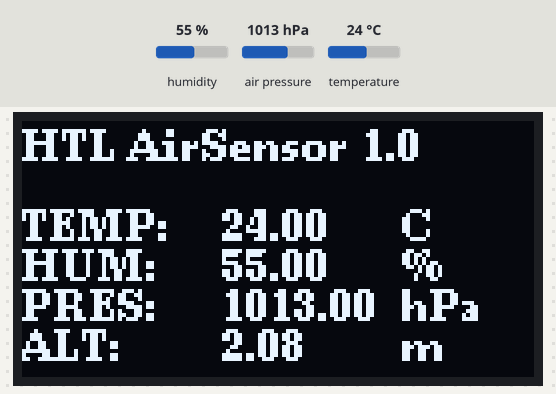
Recording of a program running on a simulated ESP32-C3. Parts: 128×64 one-colour display. The test bench sets the inputs (shaded band); at power-on: humidity 55 %, air pressure 1013 hPa, temperature 24 °C. What the program prints to the serial monitor is not drawn.

Above: at 4.8 s.
4.9 s: humidity set to 22 %
At 6.6 s:
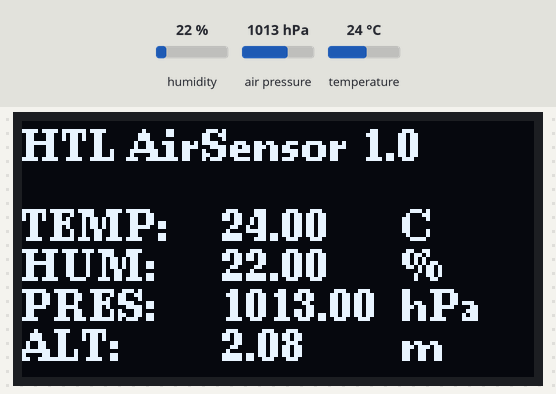
7.6 s: air pressure set to 952 hPa
At 9.0 s:
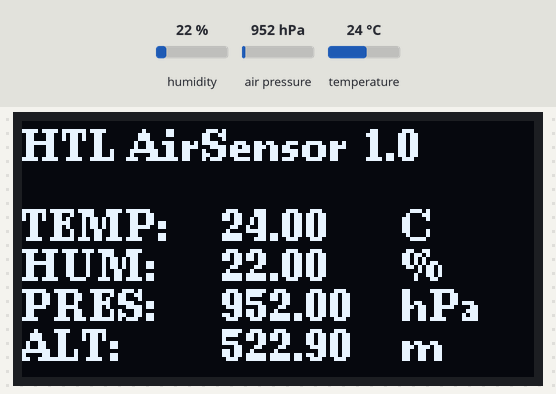
9.6 s: temperature set to 12 °C
At 11.4 s:
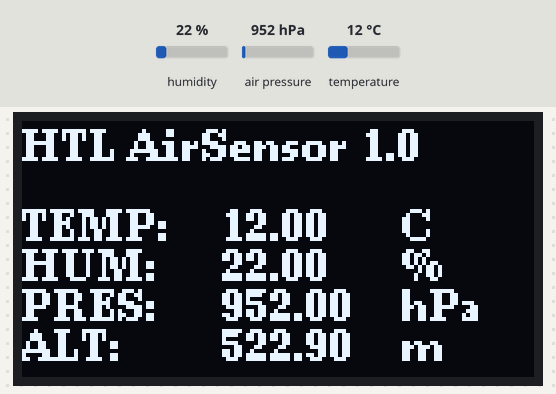
11.7 s: humidity set to 40 %
At 12.6 s:
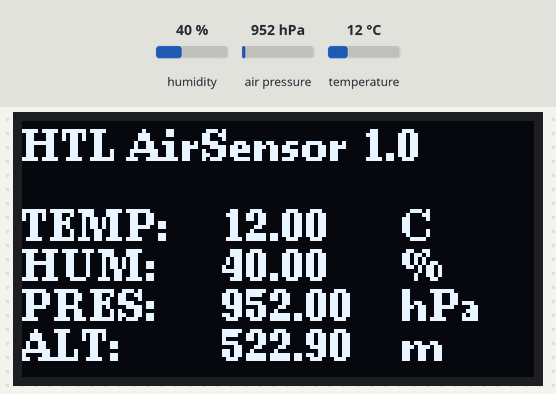
13.8 s: air pressure set to 975 hPa
At 14.9 s:
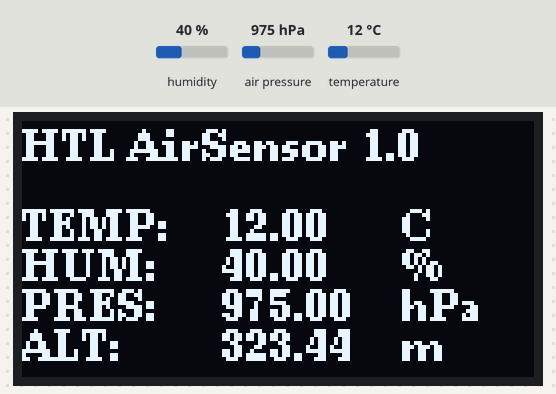
Timing chart, 0 to 16.8 s (numbered marks = the images above; inputs shaded):
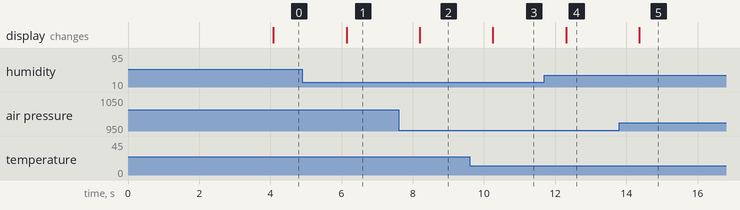

Measured:
- after the input at 4.9 s, the display: changes after 1.2 s (image 1)
- after the input at 7.6 s, the display: changes after 0.60 s (image 2)
- after the input at 9.6 s, the display: changes after 0.65 s (image 3)
- after the input at 11.7 s, the display: changes after 0.61 s (image 4)
- after the input at 13.8 s, the display: changes after 0.56 s (image 5)

The program:

main.cpp
```cpp
#define VERSION "1.0"

#define SEA_LEVEL_PRESSURE_HPA 1013.25
#define DEGREE "" // 0xB0
#define START_ROW 30
#define NAME_COL 0
#define VALUE_COL 50
#define UNIT_COL 95

#include <Arduino.h>
#include <Adafruit_BME280.h>
#include <U8g2lib.h>

void spinner();

// Sensor
Adafruit_BME280 bme;

// Display
U8G2_SH1106_128X64_NONAME_F_HW_I2C u8g2(U8G2_R0, /* reset=*/U8X8_PIN_NONE);

void setup()
{
  Serial.begin(9600);

  u8g2.begin();
  u8g2.setFont(u8g2_font_ncenB08_tr);
  u8g2.setFontMode(1); // Enable font mode for text rendering
}

void loop()
{
  static bool bmeConnected = false;

  delay(2000);

  if (!bmeConnected)
  {
    bmeConnected = bme.begin(0x76);
    spinner();
    return;
  }

  const float temperature = bme.readTemperature();
  const float pressure = bme.readPressure();
  const float humidity = bme.readHumidity();
  const float altitude = bme.readAltitude(SEA_LEVEL_PRESSURE_HPA);

  Serial.println();

  Serial.print("Temperature \t");
  Serial.print(temperature);
  Serial.print("\t ");
  Serial.print(DEGREE);
  Serial.println("C");

  Serial.print("Humidity \t");
  Serial.print(humidity);
  Serial.println("\t %");

  Serial.print("Pressure \t");
  Serial.print(pressure / 100.0F);
  Serial.println("\t hPa");

  Serial.print("Altitude \t");
  Serial.print(altitude);
  Serial.println("\t m");

  // Display the data on the display
  u8g2.clearBuffer();

  u8g2.setCursor(0, 10);
  u8g2.print("HTL AirSensor ");
  u8g2.print(VERSION);

  u8g2.setCursor(NAME_COL, START_ROW);
  u8g2.print("TEMP:");
  u8g2.setCursor(VALUE_COL, START_ROW);
  u8g2.print(temperature);
  u8g2.setCursor(UNIT_COL, START_ROW);
  u8g2.print(DEGREE);
  u8g2.print("C");

  u8g2.setCursor(NAME_COL, START_ROW + 10);
  u8g2.print("HUM:");
  u8g2.setCursor(VALUE_COL, START_ROW + 10);
  u8g2.print(humidity);
  u8g2.setCursor(UNIT_COL, START_ROW + 10);
  u8g2.print("%");

  u8g2.setCursor(NAME_COL, START_ROW + 20);
  u8g2.print("PRES:");
  u8g2.setCursor(VALUE_COL, START_ROW + 20);
  u8g2.print(pressure / 100.0F);
  u8g2.setCursor(UNIT_COL, START_ROW + 20);
  u8g2.print("hPa");

  u8g2.setCursor(NAME_COL, START_ROW + 30);
  u8g2.print("ALT:");
  u8g2.setCursor(VALUE_COL, START_ROW + 30);
  u8g2.print(altitude);
  u8g2.setCursor(UNIT_COL, START_ROW + 30);
  u8g2.print("m");

  u8g2.sendBuffer();
}

void spinner()
{
  static int i = 0;
  static const char *spinnerChars = "|/-\\";
  Serial.print("\r");
  Serial.print(VERSION);
  Serial.print(" | Connecting to sensor ");
  Serial.print(spinnerChars[i++ % 4]);
}
```
